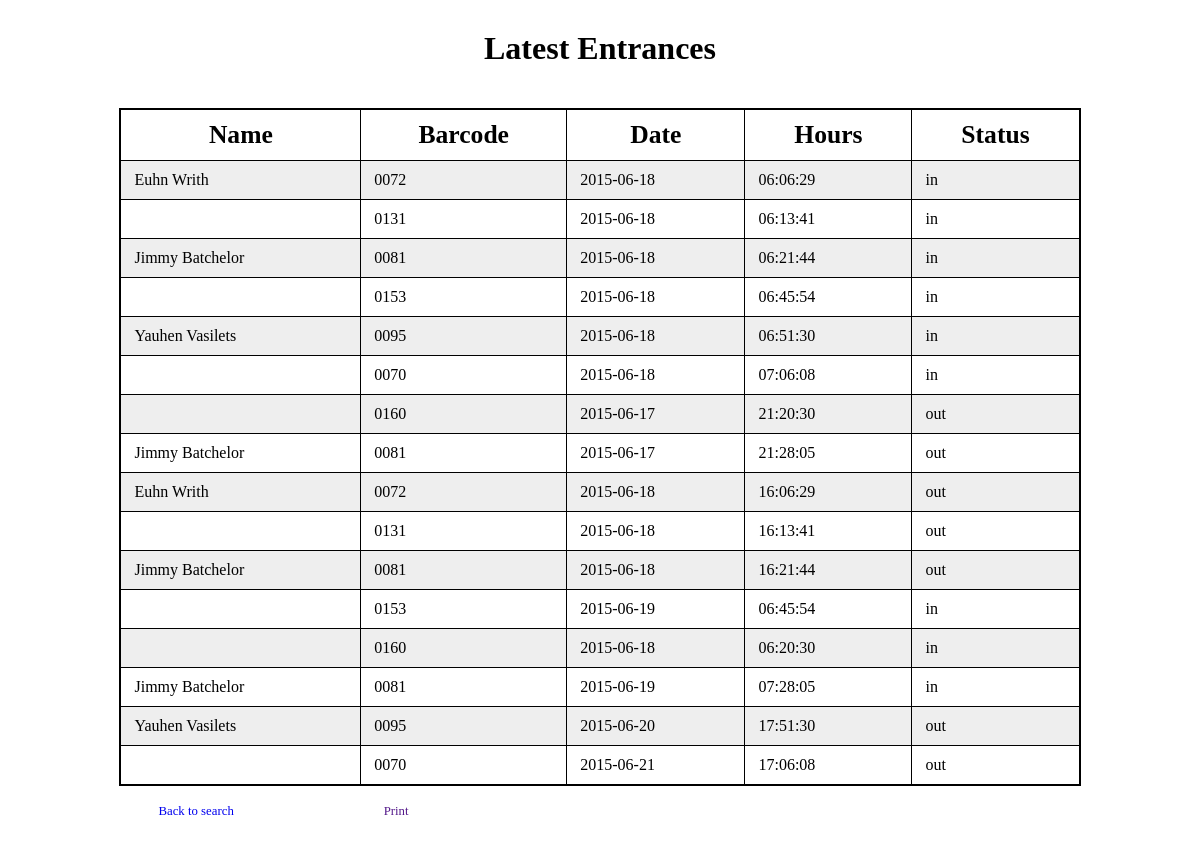
The app's page /listall.php (signed in) with its own data.
### tables this page shows
CREATE TABLE IF NOT EXISTS `logs` (
  `log_id` int(11) NOT NULL AUTO_INCREMENT,
  `client_tag` varchar(15) DEFAULT NULL,
  `data` date DEFAULT NULL,
  `hora` time DEFAULT NULL,
  `status` varchar(10) NOT NULL,
  PRIMARY KEY (`log_id`),
  KEY `client_log` (`client_tag`),
  KEY `client_log_2` (`client_tag`)
);

CREATE TABLE IF NOT EXISTS `stuffdb` (
  `barcode` varchar(35) NOT NULL DEFAULT '',
  `stuff_name` varchar(30) DEFAULT NULL,
  `company` varchar(40) DEFAULT NULL,
  `phone` varchar(15) DEFAULT NULL,
  `email` varchar(45) DEFAULT NULL,
  `image` longblob,
  `pass_number` varchar(35) DEFAULT NULL,
  PRIMARY KEY (`barcode`)
);

### listall.php (the view, shortened to what this page needs)
<?php
  include "includes/connection.php";
?>
<?php
		$query = "SELECT * FROM logs";
		$result = mysqli_query( $db, $query );
?>
<DOCTYPE html>
<html lang="eng">
 <head>
  <link href='css/entrances.css' rel='stylesheet' type='text/css'>
 </head>
<body>
<div id="wrapper">
  <h1> Latest Entrances </h1>
    <div class="tableWrapper" >
		<table >
			<tr>
				<th>Name</th>
				<th>Barcode</th>
				<th>Date</th>
				<th>Hours</th>
				<th>Status</th>
			</tr>
		<?php
			if(mysqli_num_rows( $result ) > 0 ){
				while($results = mysqli_fetch_array( $result, MYSQL_ASSOC)){
					$client_tag = $results['client_tag'];
					$data = $results['data'];
					$hora = $results['hora'];
					$status = $results['status'];
					$query = "SELECT stuff_name FROM ";
					$query .= "stuffdb ";
					$query .= "WHERE barcode = '$client_tag' ";
					 $result_name = mysqli_query( $db, $query );
						  $results_name = mysqli_fetch_row( $result_name);
							$client_name = $results_name[0];
								echo "<tr>";
									echo "<td> {$client_name} </td>";
									echo "<td> {$client_tag} </td>";
									echo "<td> {$data} </td>";
									echo "<td> {$hora} </td>";
									echo "<td> {$status} </td>";
								echo "</tr>";
				}
			}else{
						echo "Number of Results : " . mysqli_num_rows( $result );
					}
		?>
		</table>
	</div>
	<div class="searchLinks">
		<a href="interface.php">Back to search</a>
		<a href="">Print</a>
	</div>
</div>
</body>
</html>

### css/entrances.css (style rules this page uses)
#wrapper { width: 90%; margin: 10px auto; }
#wrapper h1 { text-align: center; padding: 20px; }
.tableWrapper { width: 90%; margin: 10px auto; border: 1px solid black; }
table { width: 100%; border-collapse: collapse; }
tr:nth-child(even) { background-color: #eee; }
tr th { font-size: 1.6em; }
tr, th, td { border: 1px solid black; padding: 10px 13px; }
.searchLinks { width: 88%; height: 50px; margin: 0 auto; padding: 0 20px 0 0; }
.searchLinks a { display: block; width: 150px; margin: 0 50px 0 0; height: 30px; line-height: 30px; text-decoration: none; border-radius: 5px; text-align: center; font-size: .8em; float: left; }

### records on screen
logs: stuffdb.stuff_name "Euhn Writh", client_tag "0072", data "2015-06-18", hora "06:06:29", status "in"
logs: client_tag "0131", data "2015-06-18", hora "06:13:41", status "in"
logs: stuffdb.stuff_name "Jimmy Batchelor", client_tag "0081", data "2015-06-18", hora "06:21:44", status "in"
logs: client_tag "0153", data "2015-06-18", hora "06:45:54", status "in"
logs: stuffdb.stuff_name "Yauhen Vasilets", client_tag "0095", data "2015-06-18", hora "06:51:30", status "in"
logs: client_tag "0070", data "2015-06-18", hora "07:06:08", status "in"
logs: client_tag "0160", data "2015-06-17", hora "21:20:30", status "out"
logs: stuffdb.stuff_name "Jimmy Batchelor", client_tag "0081", data "2015-06-17", hora "21:28:05", status "out"
logs: stuffdb.stuff_name "Euhn Writh", client_tag "0072", data "2015-06-18", hora "16:06:29", status "out"
logs: client_tag "0131", data "2015-06-18", hora "16:13:41", status "out"
logs: stuffdb.stuff_name "Jimmy Batchelor", client_tag "0081", data "2015-06-18", hora "16:21:44", status "out"
logs: client_tag "0153", data "2015-06-19", hora "06:45:54", status "in"
logs: client_tag "0160", data "2015-06-18", hora "06:20:30", status "in"
logs: stuffdb.stuff_name "Jimmy Batchelor", client_tag "0081", data "2015-06-19", hora "07:28:05", status "in"
logs: stuffdb.stuff_name "Yauhen Vasilets", client_tag "0095", data "2015-06-20", hora "17:51:30", status "out"
logs: client_tag "0070", data "2015-06-21", hora "17:06:08", status "out"
